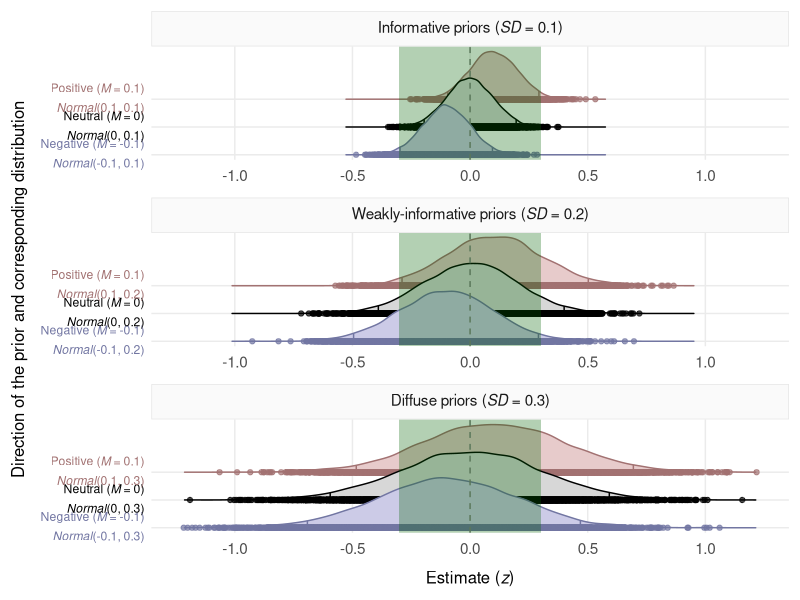

The R script that drew this image:


# Priors used in the Bayesian analyses


library(dplyr)
library(ggplot2)
library(ggridges)
library(ggtext)

# Set seed number to ensure exact reproducibility 
# of the random distributions
set.seed(123)


# Background

# The priors below were established by inspecting the effect sizes obtained
# in previous studies as well as the effect sizes obtained in our 
# frequentist analyses of the present studies, which are contained in the 
# present project. These sources revealed highly-similar ranges. The 
# previous studies that were considered were selected because they 
# implemented experimental experimental paradigms and analytical procedures 
# similar to those used in the current studies. The paradigms were lexical 
# decision, semantic decision or semantic priming with a lexical decision 
# task. The analytical procedures consisted of the z-scoring of the 
# dependent and the independent variables. Two studies matched these 
# characteristics:
# -- Pexman and Yap (2018, Tables 6 and 7, https://doi.org/10.1037/xlm0000499s)
# -- Lim et al. (2020, Table 5, https://doi.org/10.1177/1747021820906566)
# These studies and the frequentist analyses contained in the present 
# project yielded effect sizes smaller than ±0.30. The bounds of this 
# range were determined by determined by the results from Pexman and Yap 
# (2018), who found a word-concreteness effect of β = 0.41 in the 
# concrete-words analysis, and an effect of β = 0.20 in the abstract-words 
# analysis. Since we did not separate abstract from concrete words, we 
# averaged the former values, and set -0.30 as the lower bound, and 0.30 
# as the upper bound.

# Direction of effects

# The sources used to determine the effect size range also revealed that 
# some effects consistently presented a negative direction (e.g., word 
# frequency), whereas some other effects were consistently positive 
# (e.g., number of letters and interstimulus interval). We incorporated 
# direction information into the priors in cases of very consistent 
# patterns, whereas most priors were non-directional. For instance, we 
# did not incorporate information about the direction of the word 
# concreteness effect, as it can vary within various sections of the 
# data (Pexman & Yap, 2018). Some previous studies have integrated 
# effect direction in some priors (Stone et al., 2021, 
# https://doi.org/10.1080/23273798.2021.1921816), but most have not
# (Pregla et al., 2021, https://doi.org/10.1016/j.bandl.2021.105008; 
# Rodríguez-Ferreiro et al., 2020, https://doi.org/10.7717/peerj.9511; 
# Stone et al., 2020, https://doi.org/10.7717/peerj.10438).

# Prior predictive checks

# The range of priors established on this basis consisted of an 
# informative prior (SD = 0.1), a weakly-informative prior 
# (SD = 0.2) and a diffuse prior (SD = 0.3). The adequacy of each 
# of these priors was tested by means of prior predictive checks 
# (see 'bayesian_analysis' folder in each study). The results of 
# these checks suggested that these priors were adequate and that 
# an ex-gaussian distribution should be applied in the models, 
# converging with the findings of Rodríguez-Ferreiro et al. (2020; 
# see supplementary materials via https://doi.org/10.7717/peerj.9511).

# The present range of priors broadly resembles the priors used in 
# previous psycholinguistic studies (Pregla et al., 2021, 
# https://doi.org/10.1016/j.bandl.2021.105008; Stone et al., 2020, 
# https://doi.org/10.7717/peerj.10438; Stone et al., 2021, 
# https://doi.org/10.1080/23273798.2021.1921816). For instance, 
# Stone et al.'s (2020) priors were: Normal(0, 0.1), Normal(0, 0.3) 
# and Normal(0, 1). 

# Prior-sensitivity analyses

# The results based on each of these priors were compared, in the main 
# analyses, to acknowledge the well-known influence of priors on 
# results (Lee & Wagenmakers, 2014, https://doi.org/10.1017/CBO9781139087759; 
# Stone et al., 2020, https://doi.org/10.7717/peerj.10438). These 
# priors were formed of an informative one, a weakly-informative one 
# and a diffuse one. These three types of priors were run in separate 
# models. Thus, in each model, all priors had the same degree of 
# informativeness (for similar approaches, see Pregla et al., 2021, 
# https://doi.org/10.1016/j.bandl.2021.105008; Rodríguez-Ferreiro et 
# al., 2020, https://doi.org/10.7717/peerj.9511; Stone et al., 2020, 
# https://doi.org/10.7717/peerj.10438; Stone et al., 2021, 
# https://doi.org/10.1080/23273798.2021.1921816).

####################################################################


# This code

# The code below plots all our types of priors. Each distribution 
# contains 10,000 simulations, resulting in 90,000 rows.

# The green vertical rectangle shows the range of plausible effect 
# sizes based on previous studies that applied a similar analysis 
# (Lim et al., 2020, https://doi.org/10.1177/1747021820906566; 
# Pexman & Yap, 2018, https://doi.org/10.1037/xlm0000499) as 
# well as on the frequentist analyses of the current data.


priors = data.frame(
  
  informativeness = 
    as.factor(c(rep('Informative priors (*SD* = 0.1)', 30000),
                rep('Weakly-informative priors (*SD* = 0.2)', 30000),
                rep('Diffuse priors (*SD* = 0.3)', 30000))), 
  
  direction = as.factor(c(rep('negative', 10000), 
                          rep('neutral', 10000),
                          rep('positive', 10000),
                          rep('negative', 10000), 
                          rep('neutral', 10000),
                          rep('positive', 10000),
                          rep('negative', 10000), 
                          rep('neutral', 10000),
                          rep('positive', 10000))),
  
  direction_and_distribution = 
    as.factor(c(rep('Negative (*M* = -0.1)<br>*Normal*(-0.1, 0.1)', 10000), 
                rep('Neutral (*M* = 0)<br>*Normal*(0, 0.1)', 10000),
                rep('Positive (*M* = 0.1)<br>*Normal*(0.1, 0.1)', 10000),
                rep('Negative (*M* = -0.1)<br>*Normal*(-0.1, 0.2)', 10000),
                rep('Neutral (*M* = 0)<br>*Normal*(0, 0.2)', 10000),
                rep('Positive (*M* = 0.1)<br>*Normal*(0.1, 0.2)', 10000),
                rep('Negative (*M* = -0.1)<br>*Normal*(-0.1, 0.3)', 10000), 
                rep('Neutral (*M* = 0)<br>*Normal*(0, 0.3)', 10000),
                rep('Positive (*M* = 0.1)<br>*Normal*(0.1, 0.3)', 10000))),
  
  estimate = c(rnorm(10000, m = -0.1, sd = 0.1),
               rnorm(10000, m = 0, sd = 0.1),
               rnorm(10000, m = 0.1, sd = 0.1),
               rnorm(10000, m = -0.1, sd = 0.2),
               rnorm(10000, m = 0, sd = 0.2),
               rnorm(10000, m = 0.1, sd = 0.2),
               rnorm(10000, m = -0.1, sd = 0.3),
               rnorm(10000, m = 0, sd = 0.3),
               rnorm(10000, m = 0.1, sd = 0.3))
)

# Order factor levels

priors$informativeness = 
  ordered(priors$informativeness, 
          levels = c('Informative priors (*SD* = 0.1)', 
                     'Weakly-informative priors (*SD* = 0.2)', 
                     'Diffuse priors (*SD* = 0.3)'))

priors$direction = 
  ordered(priors$direction, 
          levels = c('negative', 'neutral', 'positive'))

priors$direction_and_distribution =
  ordered(priors$direction_and_distribution,
          levels = c('Negative (*M* = -0.1)<br>*Normal*(-0.1, 0.1)', 
                     'Neutral (*M* = 0)<br>*Normal*(0, 0.1)',
                     'Positive (*M* = 0.1)<br>*Normal*(0.1, 0.1)',
                     'Negative (*M* = -0.1)<br>*Normal*(-0.1, 0.2)', 
                     'Neutral (*M* = 0)<br>*Normal*(0, 0.2)',
                     'Positive (*M* = 0.1)<br>*Normal*(0.1, 0.2)',
                     'Negative (*M* = -0.1)<br>*Normal*(-0.1, 0.3)', 
                     'Neutral (*M* = 0)<br>*Normal*(0, 0.3)',
                     'Positive (*M* = 0.1)<br>*Normal*(0.1, 0.3)'))


# PLOT zone

colours = c('#7276A2', 'black', '#A27272')
fill_colours = c('#CCCBE7', '#D7D7D7', '#E7CBCB')

# Initialise plot (`aes` specified separately to allow 
# use of `geom_rect` at the end)
(
  ggplot() +
    
    # Turn to the distributions
    stat_density_ridges(data = priors, 
                        aes(x = estimate, y = direction_and_distribution, 
                            color = direction, fill = direction),
                        geom = 'density_ridges_gradient', alpha = 0.7, 
                        jittered_points = TRUE, quantile_lines = TRUE, 
                        quantiles = c(0.025, 0.975), show.legend = F) +
    scale_color_manual(values = colours) + 
    scale_fill_manual(values = fill_colours) + 
    # Adjust X axis to the random distributions obtained
    scale_x_continuous(limits = c(min(priors$estimate), 
                                  max(priors$estimate)), 
                       n.breaks = 6, expand = c(0.04, 0.04)) +
    scale_y_discrete(expand = expansion(add = c(0.18, 1.9))) +
    # Facets containing the three models varying in informativeness
    facet_wrap(vars(informativeness), scales = 'free', dir = 'v') +
    # Vertical line at x = 0
    geom_vline(xintercept = 0, linetype = 'dashed', color = 'grey50') +
    xlab('Estimate (*z*)') + 
    ylab('Direction of the prior and corresponding distribution') +
    theme_minimal() +
    theme(axis.title.x = ggtext::element_markdown(size = 12, margin = margin(t = 9)),
          axis.text.x = ggtext::element_markdown(size = 11, margin = margin(t = 4)),
          axis.title.y = ggtext::element_markdown(size = 12, margin = margin(r = 9)),
          axis.text.y = ggtext::element_markdown(lineheight = 1.6, colour = colours),
          strip.background = element_rect(fill = 'grey98', colour = 'grey90',
                                          linetype = 'solid'),
          strip.text = element_markdown(size = 11, margin = margin(t = 7, b = 7)),
          panel.spacing.y = unit(9, 'pt'), panel.grid.minor = element_blank(), 
          plot.margin = margin(8, 8, 9, 8)
    ) +
    
    # Shaded rectangle containing range of previous effects
    geom_rect(data = data.frame(x = 1), xmin = -0.3, xmax = 0.3, 
              ymin = -Inf, ymax = Inf, fill = 'darkgreen', alpha = .3)
) %>%
  
  # Save plot to disk 
  ggsave(filename = 'bayesian_priors/plots/bayesian_priors.pdf', 
         device = cairo_pdf, bg = 'white', width = 5, height = 8, dpi = 900)



